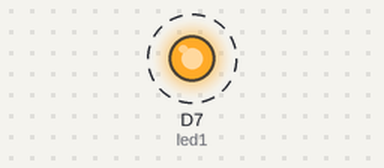
Recording of a sketch running on a simulated ESP8266 (NodeMCU). Shown: output pins drawn as LEDs (lit = HIGH). Dashed ring = blinking.

Above: at 0.5 s.
Timing chart, 0 to 4.6 s (numbered marks = the images above):
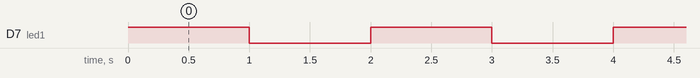

Measured:
- by itself, D7 (led1): alternates HIGH for 1.0 s and LOW for 1.0 s

The sketch:

Blink.ino
```cpp
/*
 * This is a simple blink example which turns off and on the onboard led
 * connected to digital Pin 7 (D7) on the Redbear.
 *
 */

//SYSTEM_THREAD(ENABLED);
//BLE_SETUP(DISABLED);
//SYSTEM_MODE(MANUAL);

int led1 = D7;


void setup() {
  // Setup runs once.
  pinMode(led1, OUTPUT);
}

void loop() {
  // Loop code runs repeatedly.

  digitalWrite(led1, HIGH);

  delay(1000);

  digitalWrite(led1, LOW);

  delay(1000);

}
```
